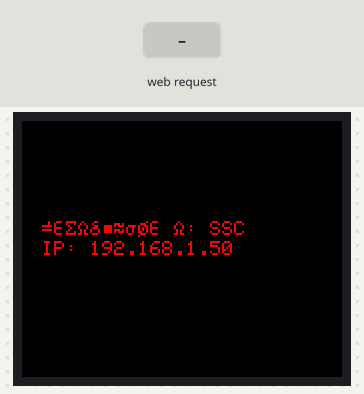
Bench run of a sketch on a simulated ESP8266 (NodeMCU). Parts: 160×128 colour display. Inputs (shaded band) come from the test bench. WiFi joins after 1.5 s; servers stay silent unless stated; what the sketch prints to the serial monitor is not drawn.

Above: at 2.8 s.
2.9 s: HTTP request GET /meow received
At 3.3 s:
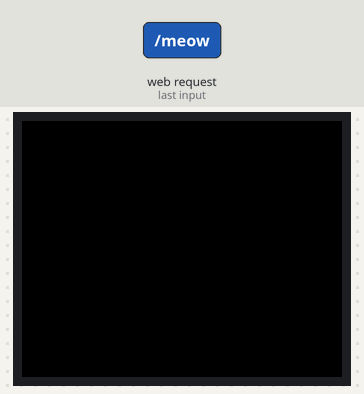
4.4 s: HTTP request GET /set_time received
At 9.8 s:
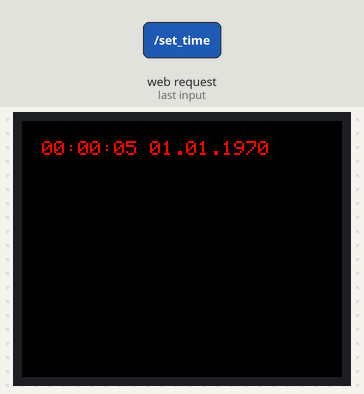
Timing chart, 0 to 11.3 s (numbered marks = the images above; inputs shaded):
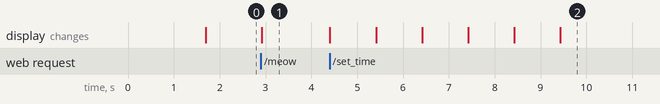

Measured:
- after the input at 2.9 s, the display: changes at once (image 1)
- after the input at 4.4 s, the display: first changes at once (image 2 shows a later state)

The sketch:

utf8rus.ino
```cpp
String utf8rus(String source)
{
  int i,k;
  String target;
  unsigned char n;
  char m[2] = { '0', '\0' };

  k = source.length(); i = 0;

  while (i < k) {
    n = source[i]; i++;

    if (n >= 0xBF){
      switch (n) {
        case 0xD0: {
          n = source[i]; i++;
          if (n == 0x81) { n = 0xA8; break; }
          if (n >= 0x90 && n <= 0xBF) n = n + 0x2F;
          break;
        }
        case 0xD1: {
          n = source[i]; i++;
          if (n == 0x91) { n = 0xB7; break; }
          if (n >= 0x80 && n <= 0x8F) n = n + 0x6F;
          break;
        }
      }
    }
    m[0] = n; target = target + String(m);
  }
return target;
}
```

sketch_apr27a.ino
```cpp
#include <TimeLib.h>
#include <ESP8266WiFi.h>
#include <WiFiClient.h>
#include <ESP8266WebServer.h>
#include <ESP8266mDNS.h>
#include <Adafruit_GFX.h>
#include <Adafruit_ST7735.h>
#include <SPI.h>
#include <ESP8266WiFi.h>
#include <WiFiClientSecure.h>
#include <ArduinoJson.h>
#include <ESP8266HTTPClient.h>

#include <WiFiClient.h>

#ifndef STASSID
#define STASSID "SSC"
#define STAPSK  "nyan_cat"
#endif

#define TFT_CS D1
#define TFT_RST D0
#define TFT_DC D2

const uint16_t grey = 0x5AEB;   //цвет
const uint16_t white = 0xFFFF;  //цвет
const uint16_t black = 0x0000;  //цвет

const char* ssid     = STASSID;
const char* password = STAPSK;

int time_timer = 0;
int temp_timer = 0;

ESP8266WebServer server(80);
Adafruit_ST7735 tft = Adafruit_ST7735(TFT_CS,  TFT_DC, TFT_RST);

void setup() {
  Serial.begin(9600);
  // setSyncProvider(requestSync);
  WiFi.begin(ssid, password);

  tft.initR(INITR_BLACKTAB);
  tft.setRotation(3);      // Поворот текста
  tft.setTextWrap(false);
  tft.fillScreen(black);
  tft.setTextColor(ST7735_RED); // цвет
  tft.setTextSize(1, 1);         // размер
  tft.setCursor(10, 50);        // Позиция на экране
  tft.println(utf8rus("Подключение к WiFi: ")); //Вывод на экран

  while (WiFi.status() != WL_CONNECTED) {
    delay(500);
    Serial.print(".");
  }

  tft.fillScreen(black);
  tft.setCursor(10, 50);
  tft.print(utf8rus("Подключено к: "));
  tft.println(ssid);
  tft.setCursor(10, 60);
  tft.print("IP: ");
  tft.println(WiFi.localIP());

  server.onNotFound(handleNotFound);
  server.on("/meow", meow);
  server.on("/time", time_str_func);
  server.on("/set_time", set_time);

  server.begin();
}

void loop() {
  WiFiClient client;
  HTTPClient http;

  if (timeStatus()!= timeNotSet) {
    if (time_timer <= millis() - 950) {
      tft.fillRect(0, 10, tft.width(), 20, black);
      tft.setCursor(10, 10);
      tft.print(digitalClockDisplay());
      time_timer = millis();
    }

    if (temp_timer <= millis() - 10000) {
      if (http.begin(client, "http://188.243.185.142:5000/API/temperature")) {
        int httpCode = http.GET();
        if (httpCode > 0) {
          String payload = http.getString();
          tft.fillRect(0, 60, tft.width(), 20, black);
          tft.setCursor(10, 60);
          tft.print(utf8rus(payload));
        }
      }
      temp_timer = millis();
    }
  }

  server.handleClient();
}


String digitalClockDisplay() {
  // digital clock display of the time

  String time_str = printDigits(hour());  time_str += ":";
  time_str += printDigits(minute());      time_str += ":";
  time_str += printDigits(second());

  time_str += " ";

  time_str += printDigits(day());         time_str += ".";
  time_str += printDigits(month());       time_str += ".";
  time_str += printDigits(year());

  return time_str;
}

void time_str_func() {
  String time_str = digitalClockDisplay();
  server.send(200, "text/plain", time_str);
}

String printDigits(int digits) {
  String out = String(digits);
  if(digits < 10)
    out = '0' + out;
  return out;
}


void handleNotFound() {
  String message = "File Not Found\n\n";
  message += "URI: ";
  message += server.uri();
  message += "\nMethod: ";
  message += (server.method() == HTTP_GET) ? "GET" : "POST";
  message += "\nArguments: ";
  message += server.args();
  message += "\n";
  for (uint8_t i = 0; i < server.args(); i++) {
    message += " " + server.argName(i) + ": " + server.arg(i) + "\n";
  }
  Serial.println(message);
  server.send(404, "text/plain", message);
}

void meow() {
  tft.fillScreen(black);
  server.send(200, "text/plain", "meow");
}

void set_time() {
  String str_time = server.arg(0);
  int time = str_time.toInt();
  setTime(time);
  server.send(200, "text/plain", "OK");
}
```
